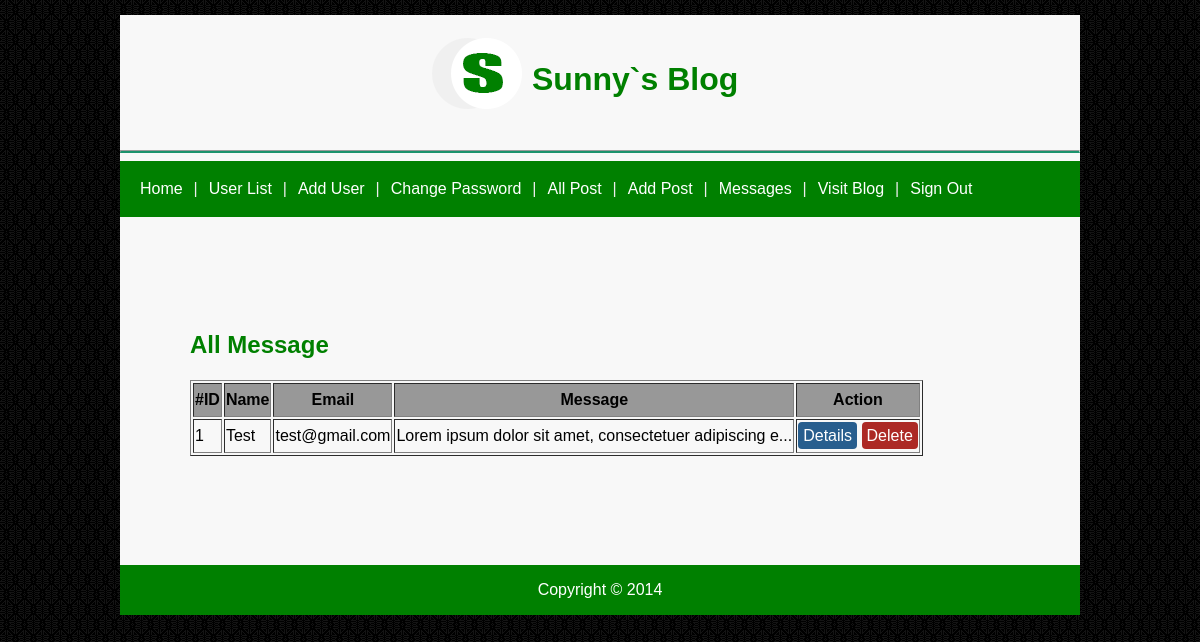
Page /Admin/messages.php (signed in) on the committed database.
### tables this page shows
CREATE TABLE IF NOT EXISTS `messages` (
  `message_id` int(11) NOT NULL AUTO_INCREMENT,
  `name` varchar(60) NOT NULL,
  `email` varchar(60) NOT NULL,
  `website` varchar(60) DEFAULT NULL,
  `message_content` text NOT NULL,
  PRIMARY KEY (`message_id`)
);

### Admin/xsscheck.php (called while the page is built)
<?php
	$htmlNormalTags = array ("<script>","</script>","<a","</a>");
	$htmlreplaceTags = array (htmlspecialchars("<script>"),htmlspecialchars("</script>"),"<a style=\"color: green;\"","</a>");
?>

### Admin/messages.php (the view, shortened to what this page needs)
<?php
	include('header.php');
	include('dbconfig.php');
	include('xsscheck.php');
?>
<?php
	$query = "SELECT * FROM messages ORDER BY message_id DESC";
	$result = mysqli_query($connection, $query);
?>
			<table style="width: 90%; margin: 0 auto;">
				<tr>
					<td style="padding-left: 20px;">
						<h2><font color="Green">All Message</font></h2>
						<table border="1" >
							<tr style="background-color: #989898;">
								<th>#ID</th>
								<th>Name</th>
								<th>Email</th>
								<th>Message</th>
								<th>Action</th>
							</tr>
							<?php
								$count = 0;
								foreach ($result as $row){
									$count++;
							?>
							<tr>
								<td><?php echo $count?></td>
								<td><?php echo str_replace($htmlNormalTags,$htmlreplaceTags,substr($row['name'],0,20))?></td>
								<td><?php echo str_replace($htmlNormalTags,$htmlreplaceTags,substr($row['email'],0,30))?></td>
								<td><?php echo str_replace($htmlNormalTags,$htmlreplaceTags,substr($row['message_content'],0,60)).'...'?></td>
								<td>
									<a class="btndetails" href="message_details.php?id=<?php echo $row['message_id']?>">Details</a>
									<a class="btndelete" href="message_delete.php?id=<?php echo $row['message_id']?>">Delete</a>
								</td>
							</tr>
							<?php
								}
							?>
						</table>
					</td>
				</tr>
			</table>
<?php
	include('footer.php');
?>

### css/style.css (style rules this page uses)
.btndelete { text-decoration: none; background-color: #ac2925; color: #fff; padding: 5px; border-radius: 4px; }
.btndetails { text-decoration: none; background-color: #285e8e; color: #fff; padding: 5px; border-radius: 4px; }

### rows in the picture
messages: name "Test", email "test@gmail.com", message_content "Lorem ipsum dolor sit amet, consectetuer adipiscing e"
